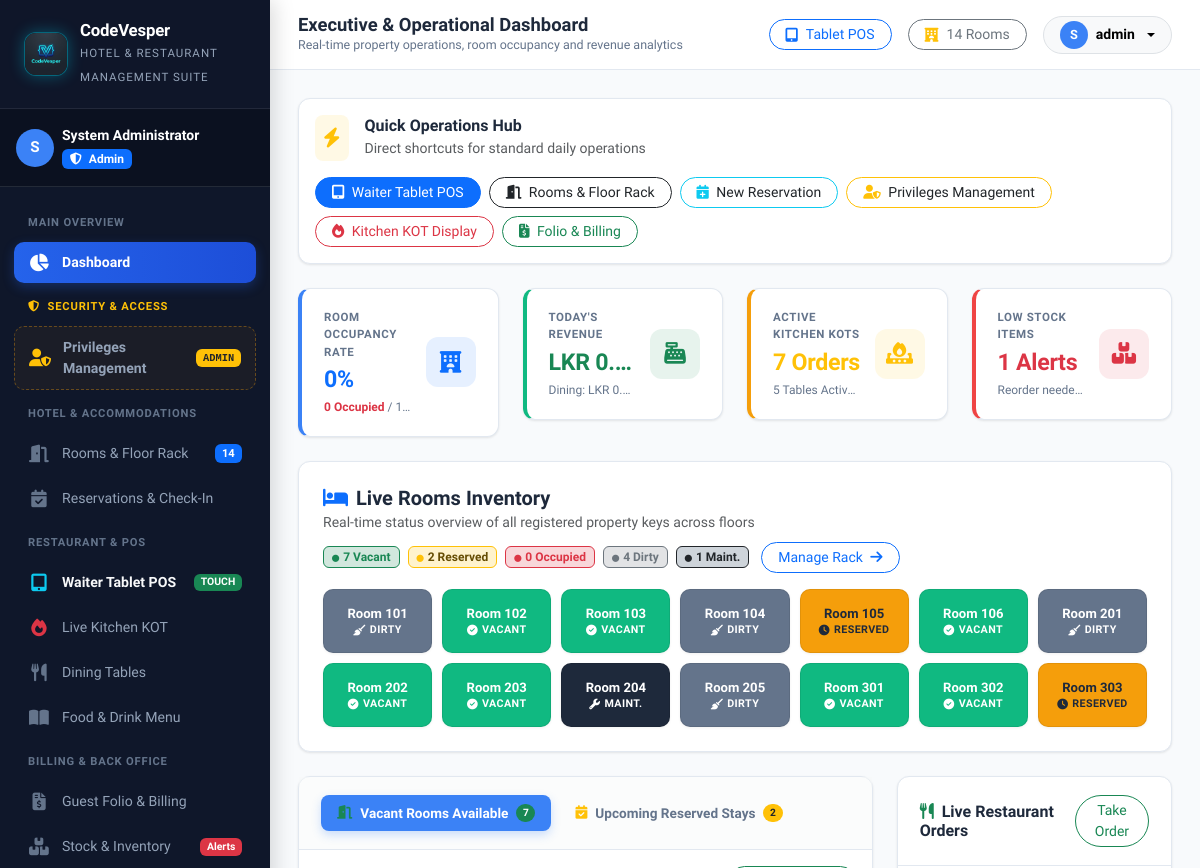
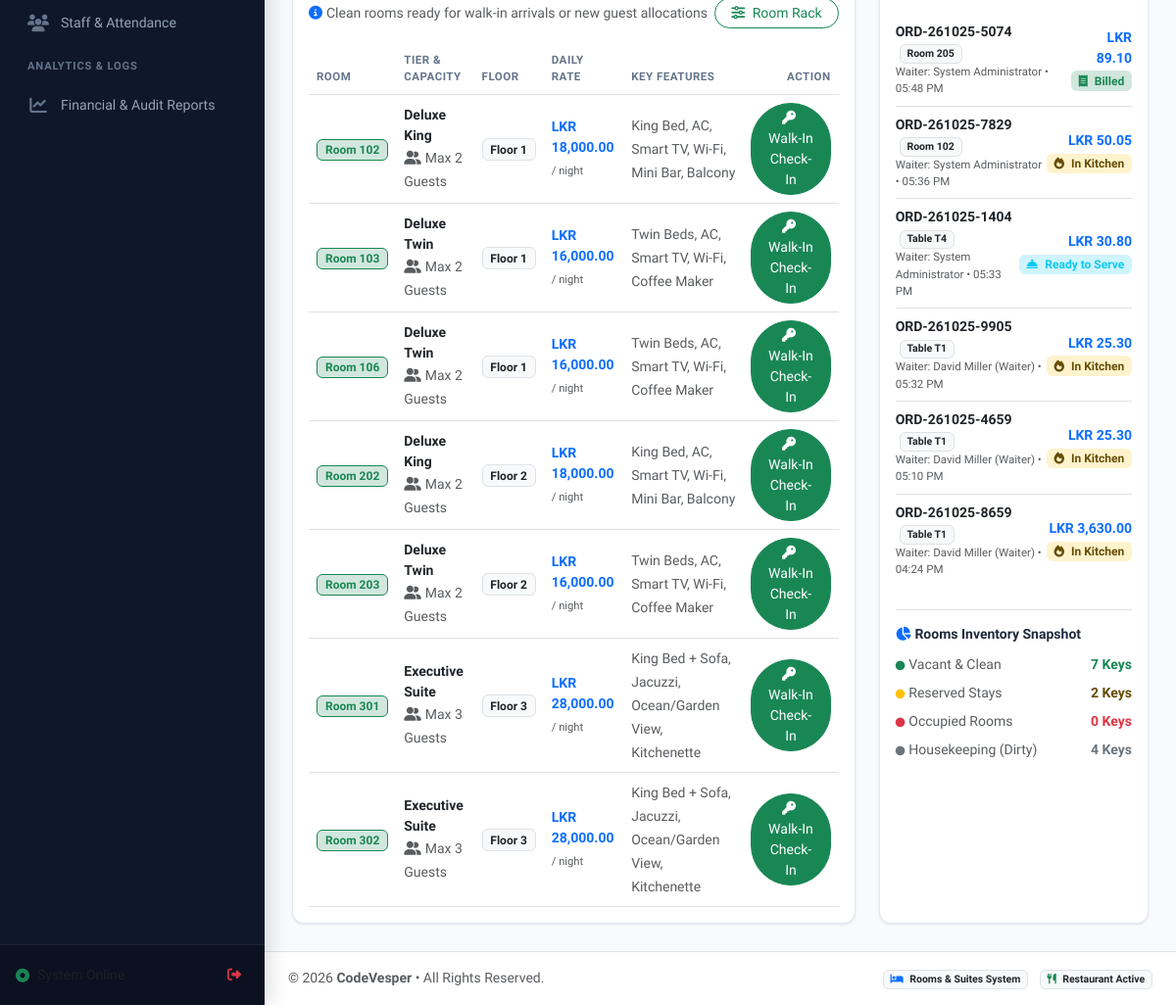
/dashboard.php (signed in), run on the app's committed database (2 pictures, top to bottom).
### tables this page shows
CREATE TABLE `rooms` (
  `id` int NOT NULL AUTO_INCREMENT,
  `room_number` varchar(10) NOT NULL,
  `room_type_id` int NOT NULL,
  `floor` int NOT NULL,
  `status` enum('vacant','reserved','occupied','dirty','maintenance') DEFAULT 'vacant',
  `daily_rate` decimal(10,2) NOT NULL,
  `notes` varchar(255) DEFAULT NULL,
  PRIMARY KEY (`id`)  ,
  UNIQUE KEY `room_number` (`room_number`),
  KEY `room_type_id` (`room_type_id`),
  CONSTRAINT `rooms_ibfk_1` FOREIGN KEY (`room_type_id`) REFERENCES `room_types` (`id`)
);

CREATE TABLE `room_types` (
  `id` int NOT NULL AUTO_INCREMENT,
  `name` varchar(50) NOT NULL,
  `code` varchar(10) NOT NULL,
  `base_price` decimal(10,2) NOT NULL,
  `capacity` int DEFAULT '2',
  `amenities` text DEFAULT NULL,
  `description` text DEFAULT NULL,
  PRIMARY KEY (`id`)  ,
  UNIQUE KEY `code` (`code`)
);

CREATE TABLE `orders` (
  `id` int NOT NULL AUTO_INCREMENT,
  `order_number` varchar(20) NOT NULL,
  `order_type` enum('dine_in','room_service','takeaway') DEFAULT 'dine_in',
  `table_id` int DEFAULT NULL,
  `room_id` int DEFAULT NULL,
  `guest_id` int DEFAULT NULL,
  `waiter_id` int NOT NULL,
  `status` enum('pending','in_kitchen','ready','served','billed','cancelled') DEFAULT 'pending',
  `subtotal` decimal(10,2) NOT NULL DEFAULT '0.00',
  `tax_amount` decimal(10,2) NOT NULL DEFAULT '0.00',
  `discount_amount` decimal(10,2) NOT NULL DEFAULT '0.00',
  `total_amount` decimal(10,2) NOT NULL DEFAULT '0.00',
  `payment_status` enum('unpaid','paid','billed_to_room') DEFAULT 'unpaid',
  `payment_method` varchar(50) DEFAULT NULL,
  `notes` text DEFAULT NULL,
  `created_at` timestamp NOT NULL DEFAULT CURRENT_TIMESTAMP,
  PRIMARY KEY (`id`)  ,
  UNIQUE KEY `order_number` (`order_number`),
  KEY `table_id` (`table_id`),
  KEY `room_id` (`room_id`),
  KEY `guest_id` (`guest_id`),
  KEY `waiter_id` (`waiter_id`),
  CONSTRAINT `orders_ibfk_1` FOREIGN KEY (`table_id`) REFERENCES `dining_tables` (`id`),
  CONSTRAINT `orders_ibfk_2` FOREIGN KEY (`room_id`) REFERENCES `rooms` (`id`),
  CONSTRAINT `orders_ibfk_3` FOREIGN KEY (`guest_id`) REFERENCES `guests` (`id`),
  CONSTRAINT `orders_ibfk_4` FOREIGN KEY (`waiter_id`) REFERENCES `users` (`id`)
);

CREATE TABLE `users` (
  `id` int NOT NULL AUTO_INCREMENT,
  `role_id` int NOT NULL,
  `full_name` varchar(100) NOT NULL,
  `username` varchar(50) NOT NULL,
  `password_hash` varchar(255) NOT NULL,
  `email` varchar(100) DEFAULT NULL,
  `phone` varchar(20) DEFAULT NULL,
  `avatar` varchar(255) DEFAULT 'default_avatar.png',
  `status` enum('active','inactive') DEFAULT 'active',
  `created_at` timestamp NOT NULL DEFAULT CURRENT_TIMESTAMP,
  PRIMARY KEY (`id`)  ,
  UNIQUE KEY `username` (`username`),
  KEY `role_id` (`role_id`),
  CONSTRAINT `users_ibfk_1` FOREIGN KEY (`role_id`) REFERENCES `roles` (`id`)
);

CREATE TABLE `dining_tables` (
  `id` int NOT NULL AUTO_INCREMENT,
  `table_number` varchar(20) NOT NULL,
  `section` varchar(50) DEFAULT 'Main Dining',
  `capacity` int DEFAULT '4',
  `status` enum('available','occupied','reserved','cleaning') DEFAULT 'available',
  PRIMARY KEY (`id`)  ,
  UNIQUE KEY `table_number` (`table_number`)
);

### dashboard.php (the view, shortened to what the rows shown need)
<?php
require_once __DIR__ . '/includes/header.php';
$db = getDbConnection();
$vacantRoomsList = $db->query("
    SELECT r.*, rt.name as type_name, rt.code as type_code, rt.capacity, rt.amenities
    FROM rooms r
    JOIN room_types rt ON r.room_type_id = rt.id
    WHERE r.status = 'vacant'
    ORDER BY r.floor ASC, r.room_number ASC
")->fetchAll();
$recentOrders = $db->query("
    SELECT o.*, u.full_name as waiter_name, t.table_number, r.room_number
    FROM orders o
    LEFT JOIN users u ON o.waiter_id = u.id
    LEFT JOIN dining_tables t ON o.table_id = t.id
    LEFT JOIN rooms r ON o.room_id = r.id
    ORDER BY o.id DESC
    LIMIT 6
")->fetchAll();
?>
<div class="card-custom p-4 mb-4">
    <div class="live-room-grid">
        <?php
        $allRoomsQuery = $db->query("SELECT id, room_number, status, floor, daily_rate FROM rooms ORDER BY floor ASC, room_number ASC")->fetchAll();
        foreach ($allRoomsQuery as $r):
            $status = $r['status'];
            $icon = 'circle-check';
            $label = 'Vacant';
            if ($status === 'occupied') { $icon = 'user-check'; $label = 'Occupied'; }
            elseif ($status === 'reserved') { $icon = 'clock'; $label = 'Reserved'; }
            elseif ($status === 'dirty') { $icon = 'broom'; $label = 'Dirty'; }
            elseif ($status === 'maintenance') { $icon = 'wrench'; $label = 'Maint.'; }
        ?>
        <a href="rooms.php" class="live-room-pill status-<?= $status ?>" title="<?= htmlspecialchars($r['room_number']) ?> - <?= ucfirst($status) ?> (Floor <?= $r['floor'] ?>)">
            <div class="live-room-pill-num"><?= htmlspecialchars($r['room_number']) ?></div>
            <div class="live-room-pill-status">
                <i class="fa-solid fa-<?= $icon ?>"></i>
                <span><?= $label ?></span>
            </div>
        </a>
        <?php endforeach; ?>
    </div>
</div>
<div class="row g-4">
    <div class="col-12 col-xl-8">
        <div class="card-custom h-100">
            <div class="p-3">
                <div class="tab-content" id="operationalTabsContent">
                    <div class="tab-pane fade show active" id="vacant-pane" role="tabpanel">
                        <div class="table-responsive">
                            <table class="table table-hover align-middle mb-0">
                                <thead>
                                    <tr>
                                        <th>Room</th>
                                        <th>Tier & Capacity</th>
                                        <th>Floor</th>
                                        <th>Daily Rate</th>
                                        <th>Key Features</th>
                                        <th class="text-end">Action</th>
                                    </tr>
                                </thead>
                                <tbody>
                                    <?php if (empty($vacantRoomsList)): ?>
                                        <tr>
                                            <td colspan="6" class="text-center text-muted py-4">
                                                <i class="fa-solid fa-bed fs-3 d-block mb-2 text-secondary opacity-50"></i>
                                                All rooms are currently occupied, reserved, or undergoing cleaning.
                                            </td>
                                        </tr>
                                    <?php else: ?>
                                        <?php foreach ($vacantRoomsList as $vr): ?>
                                            <tr>
                                                <td>
                                                    <span class="badge bg-success-subtle text-success border border-success fw-bold px-2 py-1">
                                                        <?= htmlspecialchars($vr['room_number']) ?>
                                                    </span>
                                                </td>
                                                <td>
                                                    <div class="fw-bold text-dark small"><?= htmlspecialchars($vr['type_name']) ?></div>
                                                    <small class="text-muted"><i class="fa-solid fa-user-group me-1"></i>Max <?= $vr['capacity'] ?> Guests</small>
                                                </td>
                                                <td>
                                                    <span class="badge bg-light text-dark border">Floor <?= $vr['floor'] ?></span>
                                                </td>
                                                <td>
                                                    <div class="fw-bold text-primary small"><?= formatMoney($vr['daily_rate']) ?></div>
                                                    <small class="text-muted" style="font-size: 0.7rem;">/ night</small>
                                                </td>
                                                <td>
                                                    <small class="text-muted"><?= htmlspecialchars($vr['amenities'] ?: 'Standard Hotel Amenities') ?></small>
                                                </td>
                                                <td class="text-end">
                                                    <button type="button" class="btn btn-sm btn-success px-3 py-1 rounded-pill" onclick="openWalkinCheckin(<?= $vr['id'] ?>, '<?= htmlspecialchars(addslashes($vr['room_number'])) ?>', <?= $vr['daily_rate'] ?>)">
                                                        <i class="fa-solid fa-key me-1"></i> Walk-In Check-In
                                                    </button>
                                                </td>
                                            </tr>
                                        <?php endforeach; ?>
                                    <?php endif; ?>
                                </tbody>
                            </table>
                        </div>
                    </div>
                </div>
            </div>
        </div>
    </div>
    <div class="col-12 col-xl-4">
        <div class="card-custom h-100">
            <div class="p-3">
                <div class="list-group list-group-flush">
                    <?php if (empty($recentOrders)): ?>
                        <div class="text-center text-muted py-4">
                            <i class="fa-solid fa-bowl-food fs-3 d-block mb-2 text-secondary opacity-50"></i>
                            No restaurant orders logged today yet.
                        </div>
                    <?php else: ?>
                        <?php foreach ($recentOrders as $ro):
                            $loc = ($ro['order_type'] === 'room_service') ? htmlspecialchars($ro['room_number'] ?? 'Room') : htmlspecialchars($ro['table_number'] ?? 'Dine-In');
                        ?>
                            <div class="list-group-item px-0 py-2 d-flex justify-content-between align-items-center">
                                <div>
                                    <div class="fw-bold text-dark small">
                                        <?= htmlspecialchars($ro['order_number']) ?>
                                        <span class="badge bg-light text-dark border ms-1"><?= $loc ?></span>
                                    </div>
                                    <div class="text-muted" style="font-size: 0.72rem;">
                                        Waiter: <?= htmlspecialchars($ro['waiter_name'] ?? 'Staff') ?> &bull; <?= date('h:i A', strtotime($ro['created_at'])) ?>
                                    </div>
                                </div>
                                <div class="text-end">
                                    <div class="fw-bold text-primary small"><?= formatMoney($ro['total_amount']) ?></div>
                                    <div><?= getOrderStatusBadge($ro['status']) ?></div>
                                </div>
                            </div>
                        <?php endforeach; ?>
                    <?php endif; ?>
                </div>
            </div>
        </div>
    </div>
</div>
<?php require_once __DIR__ . '/includes/footer.php'; ?>

### includes/functions.php (shortened to what the rows shown need)
<?php
function formatMoney($amount): string {
    $symbol = defined('APP_CURRENCY') ? APP_CURRENCY : 'LKR ';
    return $symbol . number_format((float)$amount, 2);
}
function getOrderStatusBadge(string $status): string {
    switch (strtolower($status)) {
        case 'in_kitchen':
            return '<span class="badge bg-warning-subtle text-warning-emphasis"><i class="fa-solid fa-fire me-1"></i> In Kitchen</span>';
        case 'ready':
            return '<span class="badge bg-info-subtle text-info"><i class="fa-solid fa-bell-concierge me-1"></i> Ready to Serve</span>';
        case 'billed':
            return '<span class="badge bg-success-subtle text-success"><i class="fa-solid fa-receipt me-1"></i> Billed</span>';
    }
}

### data on the page
rooms: room_number "Room 101", status "DIRTY"
rooms: room_number "Room 102", label "VACANT", room_type.name "Deluxe King", room_type.capacity "2", floor "1", daily_rate "LKR 18,000.00", room_type.amenities "King Bed, AC, Smart TV, Wi-Fi, Mini Bar, Balcony"
rooms: room_number "Room 103", label "VACANT", room_type.name "Deluxe Twin", room_type.capacity "2", floor "1", daily_rate "LKR 16,000.00", room_type.amenities "Twin Beds, AC, Smart TV, Wi-Fi, Coffee Maker"
rooms: room_number "Room 104", status "DIRTY"
rooms: room_number "Room 105", status "RESERVED"
rooms: room_number "Room 106", label "VACANT", room_type.name "Deluxe Twin", room_type.capacity "2", floor "1", daily_rate "LKR 16,000.00", room_type.amenities "Twin Beds, AC, Smart TV, Wi-Fi, Coffee Maker"
rooms: room_number "Room 201", status "DIRTY"
rooms: room_number "Room 202", label "VACANT", room_type.name "Deluxe King", room_type.capacity "2", floor "2", daily_rate "LKR 18,000.00", room_type.amenities "King Bed, AC, Smart TV, Wi-Fi, Mini Bar, Balcony"
rooms: room_number "Room 203", label "VACANT", room_type.name "Deluxe Twin", room_type.capacity "2", floor "2", daily_rate "LKR 16,000.00", room_type.amenities "Twin Beds, AC, Smart TV, Wi-Fi, Coffee Maker"
rooms: room_number "Room 204", status "MAINT."
rooms: room_number "Room 205", status "DIRTY"
rooms: room_number "Room 301", label "VACANT", room_type.name "Executive Suite", room_type.capacity "3", floor "3", daily_rate "LKR 28,000.00", room_type.amenities "King Bed + Sofa, Jacuzzi, Ocean/Garden View, Kitchenette"
rooms: room_number "Room 302", label "VACANT", room_type.name "Executive Suite", room_type.capacity "3", floor "3", daily_rate "LKR 28,000.00", room_type.amenities "King Bed + Sofa, Jacuzzi, Ocean/Garden View, Kitchenette"
rooms: room_number "Room 303", status "RESERVED"
orders: order_number "ORD-261025-5074", room.room_number "Room 205", waiter.full_name "System Administrator", created_at "05:48 PM", total_amount "LKR 89.10", status "billed" (drawn)
orders: order_number "ORD-261025-7829", room.room_number "Room 102", waiter.full_name "System Administrator", created_at "05:36 PM", total_amount "LKR 50.05", status "in_kitchen" (drawn)
orders: order_number "ORD-261025-1404", table.table_number "Table T4", waiter.full_name "System Administrator", created_at "05:33 PM", total_amount "LKR 30.80", status "ready" (drawn)
orders: order_number "ORD-261025-9905", table.table_number "Table T1", waiter.full_name "David Miller (Waiter)", created_at "05:32 PM", total_amount "LKR 25.30", status "in_kitchen" (drawn)
orders: order_number "ORD-261025-4659", table.table_number "Table T1", waiter.full_name "David Miller (Waiter)", created_at "05:10 PM", total_amount "LKR 25.30", status "in_kitchen" (drawn)
orders: order_number "ORD-261025-8659", table.table_number "Table T1", waiter.full_name "David Miller (Waiter)", created_at "04:24 PM", total_amount "LKR 3,630.00", status "in_kitchen" (drawn)

### other printed values
APP_NAME "CodeVesper"
APP_TAGLINE "HOTEL & RESTAURANT MANAGEMENT SUITE"
substr($user['full_name'] ?? 'U', 0, 1) "S"
$user['full_name'] "System Administrator"
$dynamicRoomCount "14"
$pageTitle "Executive & Operational Dashboard"
$pageSubtitle "Real-time property operations, room occupancy and revenue analytics"
$totalHeaderRooms "14"
substr($currentUser['full_name'], 0, 1) "S"
$currentUser['username'] "admin"
$occupancyRate "0"
$occupiedRooms "0"
$totalRooms "1…"
formatMoney($totalTodayRevenue) "LKR 0.…"
formatMoney($todayRestaurantRevenue) "LKR 0.…"
